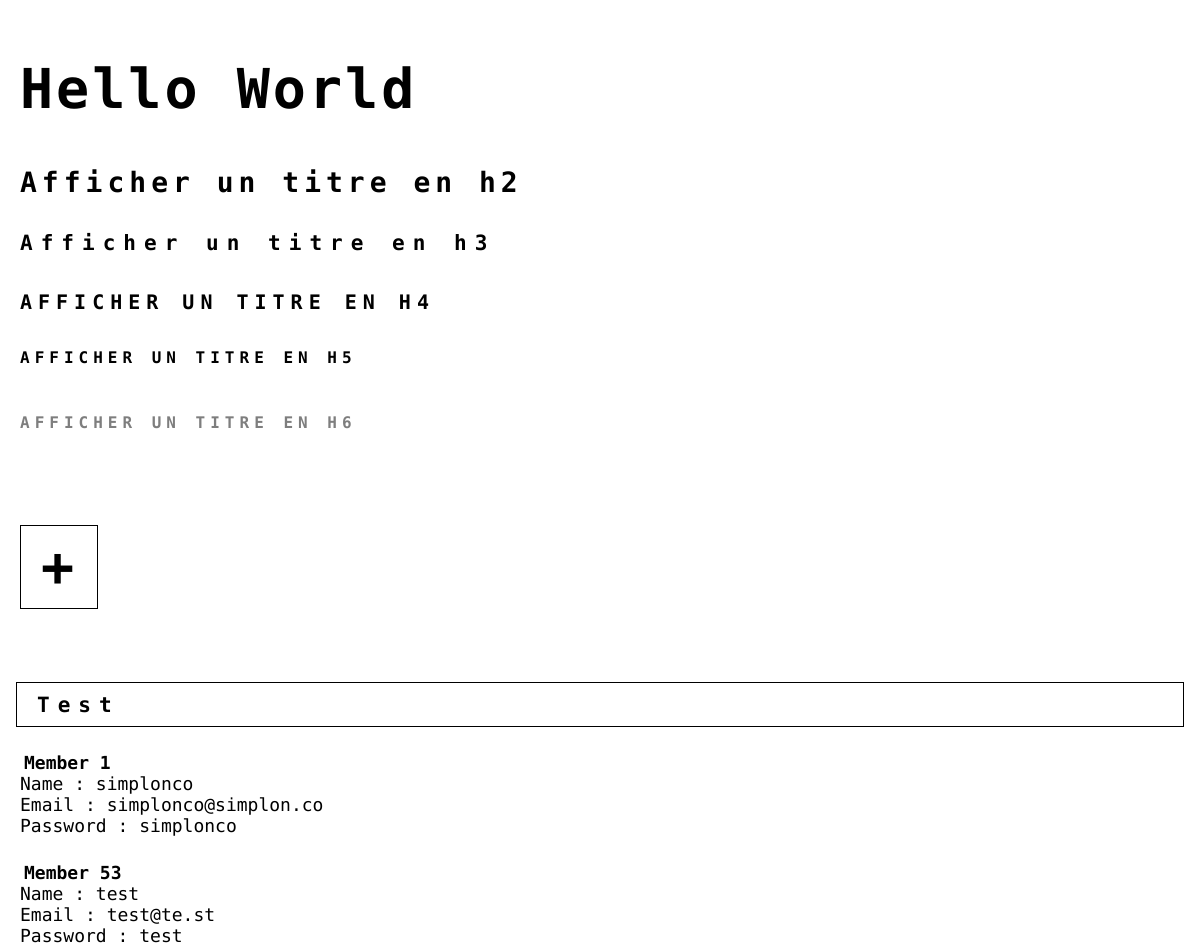
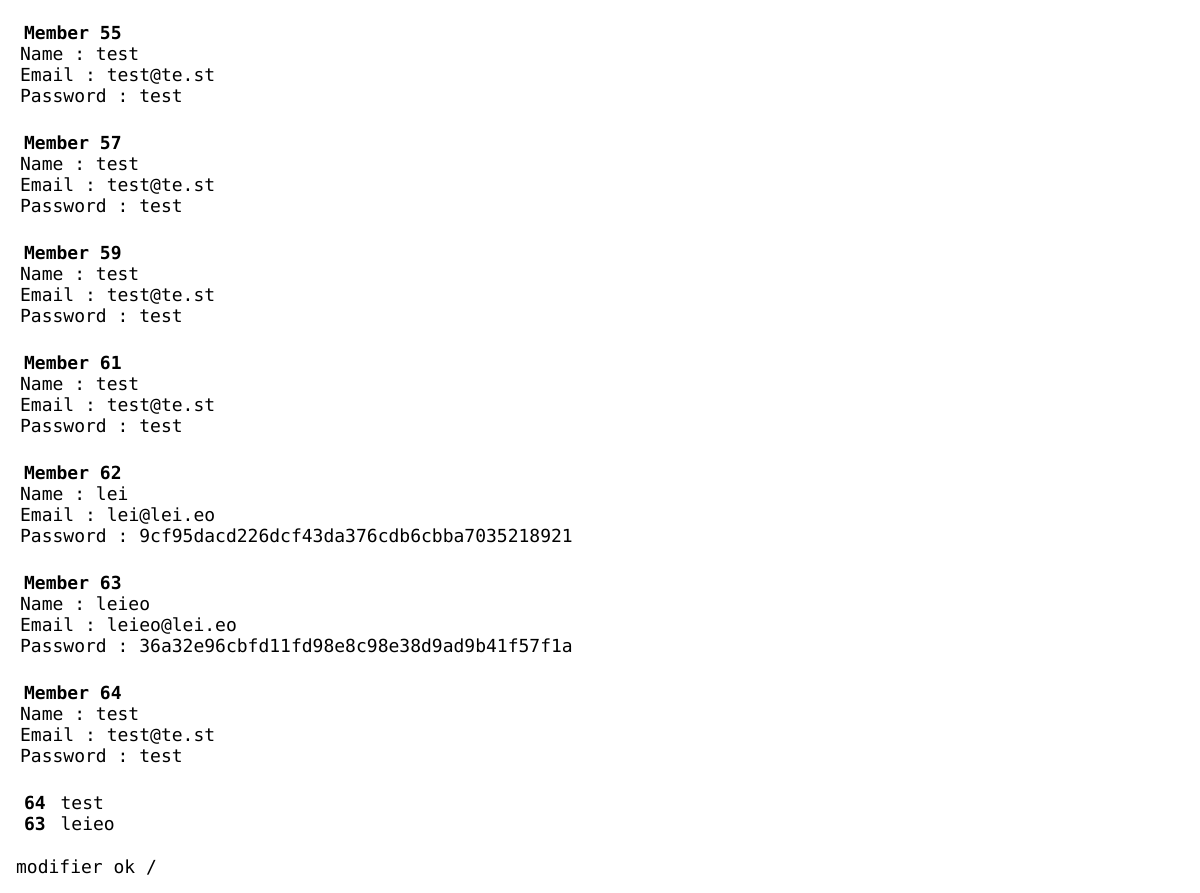
The app's page /style.php, older data (2 pictures, top to bottom).
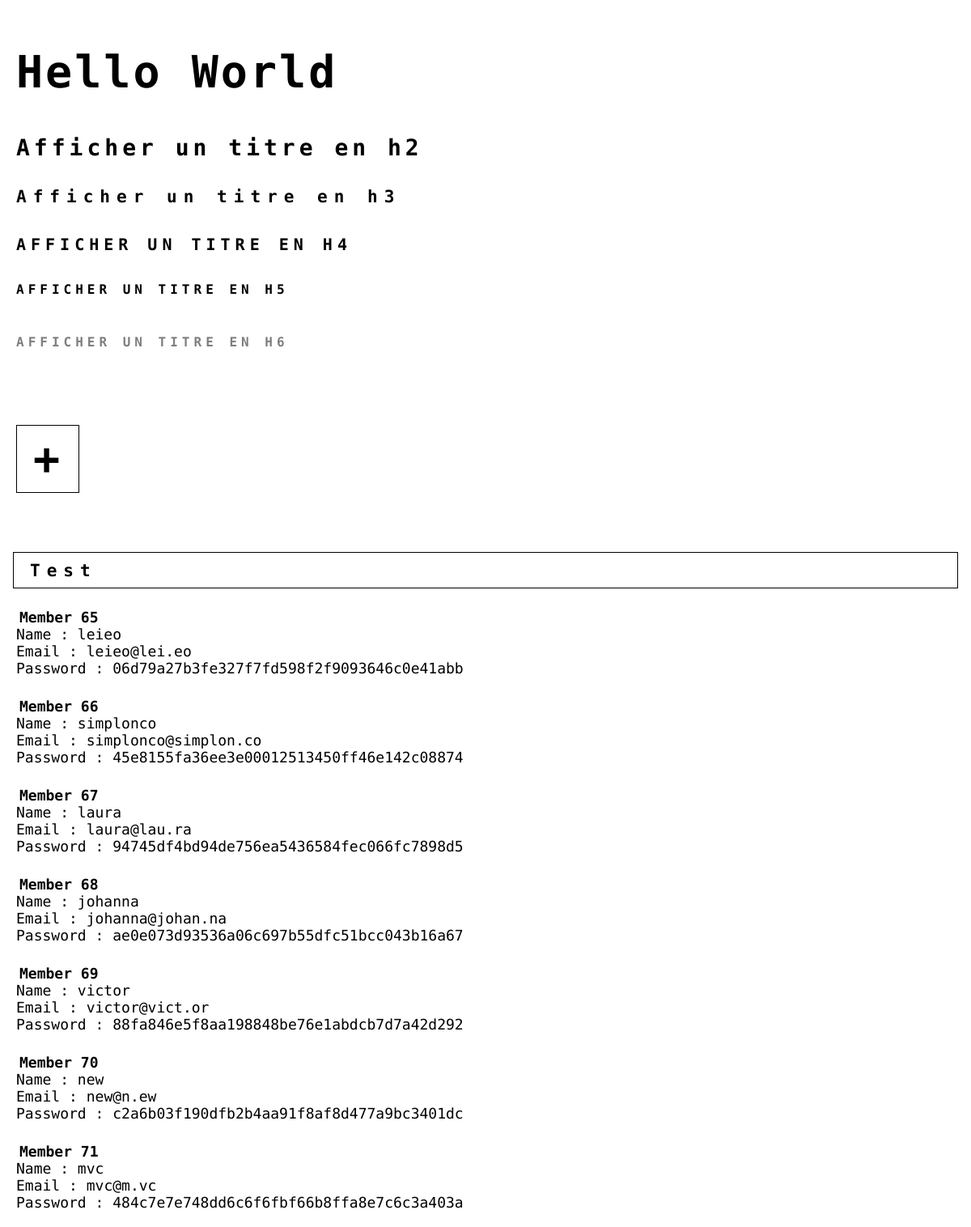
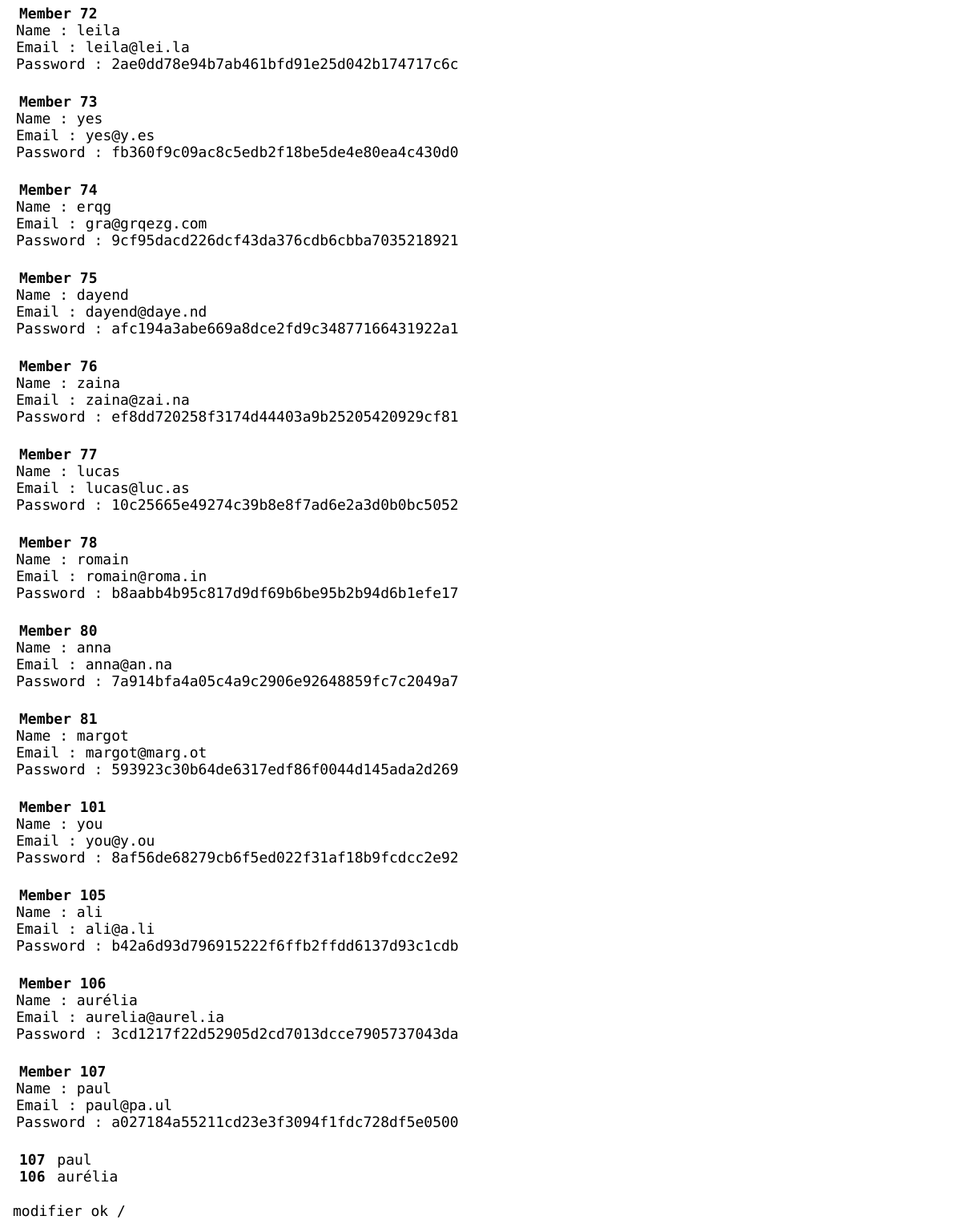
The same page, newer data (2 pictures, top to bottom).
### tables this page shows
CREATE TABLE `user` (
  `id` int(11) NOT NULL,
  `name` varchar(255) NOT NULL,
  `email` varchar(255) NOT NULL,
  `password` text NOT NULL,
  `created_at` timestamp NOT NULL DEFAULT CURRENT_TIMESTAMP
);

### style.php (the view, shortened to what this page needs)
<?php
try {
    $database = new PDO('mysql:host=localhost;dbname=mindmap; charset=utf8', 'root', 'simplonco');
}
catch(Exception $e) {
        die('Erreur : '.$e->getMessage());
}
?>
<!DOCTYPE html>
<html>
<head>
	<link rel="stylesheet" type="text/css" href="style.css">
</head>
<body>
	<h1><?php echo 'Hello World' ?></h1>
	<h2>Afficher un titre en h2</h2>
	<h3>Afficher un titre en h3</h3>
	<h4>Afficher un titre en h4</h4>
	<h5>Afficher un titre en h5</h5>
	<h6>Afficher un titre en h6</h6>
	<br/>
	<h1><span class="feature">+</span></h1>
	<br/>
	<h3 class="feature">Test</h3>
	<?php
	$query = $database->query('SELECT * FROM user');
	while ($data = $query->fetch()) {
	?>
	<p>
		<strong>Member <?php echo $data['id']; ?> </strong><br>
		Name : <?php echo $data['name']; ?> <br>
		Email : <?php echo $data['email']; ?> <br>
		Password : <?php echo $data['password']; ?>
	</p>
	<?php
	}
	$browse = $database->query('SELECT id, name FROM user ORDER BY id DESC LIMIT 0, 2');
	?>
	<p>
		<?php
			while ($username = $browse->fetch()) {
		?>
		<strong> <?php echo $username['id']; ?> </strong>
		<?php echo $username['name']; ?> <br>
		<?php
			}
		?>
	</p>
	<?php
	try {
		echo 'modifier ok / ';
	} catch(Exception $e) {
	        die('Erreur : '.$e->getMessage());
	}
	?>
</body>
</html>

Row changes from the older to the newer data that the page shows:
removed user: id "1", name "simplonco", email "simplonco@simplon.co", password "simplonco", shown under "Test"
removed user: id "53", name "test", email "test@te.st", password "test", shown under "Test"
removed user: id "55", name "test", email "test@te.st", password "test", shown under "Test"
removed user: id "57", name "test", email "test@te.st", password "test", shown under "Test"
removed user: id "59", name "test", email "test@te.st", password "test", shown under "Test"
removed user: id "61", name "test", email "test@te.st", password "test", shown under "Test"
removed user: id "62", name "lei", email "lei@lei.eo", password "9cf95dacd226dcf43da376cdb6cbba7035218921", shown under "Test"
removed user: id "63", name "leieo", email "leieo@lei.eo", password "36a32e96cbfd11fd98e8c98e38d9ad9b41f57f1a"
removed user: id "64", name "test", email "test@te.st", password "test"
added user: id "65", name "leieo", email "leieo@lei.eo", password "06d79a27b3fe327f7fd598f2f9093646c0e41abb", shown under "Test"
added user: id "66", name "simplonco", email "simplonco@simplon.co", password "45e8155fa36ee3e00012513450ff46e142c08874", shown under "Test"
added user: id "67", name "laura", email "laura@lau.ra", password "94745df4bd94de756ea5436584fec066fc7898d5", shown under "Test"
added user: id "68", name "johanna", email "johanna@johan.na", password "ae0e073d93536a06c697b55dfc51bcc043b16a67", shown under "Test"
added user: id "69", name "victor", email "victor@vict.or", password "88fa846e5f8aa198848be76e1abdcb7d7a42d292", shown under "Test"
added user: id "70", name "new", email "new@n.ew", password "c2a6b03f190dfb2b4aa91f8af8d477a9bc3401dc", shown under "Test"
added user: id "71", name "mvc", email "mvc@m.vc", password "484c7e7e748dd6c6f6fbf66b8ffa8e7c6c3a403a", shown under "Test"
added user: id "72", name "leila", email "leila@lei.la", password "2ae0dd78e94b7ab461bfd91e25d042b174717c6c", shown under "Test"
added user: id "73", name "yes", email "yes@y.es", password "fb360f9c09ac8c5edb2f18be5de4e80ea4c430d0", shown under "Test"
added user: id "74", name "erqg", email "gra@grqezg.com", password "9cf95dacd226dcf43da376cdb6cbba7035218921", shown under "Test"
added user: id "75", name "dayend", email "dayend@daye.nd", password "afc194a3abe669a8dce2fd9c34877166431922a1", shown under "Test"
added user: id "76", name "zaina", email "zaina@zai.na", password "ef8dd720258f3174d44403a9b25205420929cf81", shown under "Test"
added user: id "77", name "lucas", email "lucas@luc.as", password "10c25665e49274c39b8e8f7ad6e2a3d0b0bc5052", shown under "Test"
added user: id "78", name "romain", email "romain@roma.in", password "b8aabb4b95c817d9df69b6be95b2b94d6b1efe17", shown under "Test"
added user: id "80", name "anna", email "anna@an.na", password "7a914bfa4a05c4a9c2906e92648859fc7c2049a7", shown under "Test"
added user: id "81", name "margot", email "margot@marg.ot", password "593923c30b64de6317edf86f0044d145ada2d269", shown under "Test"
added user: id "101", name "you", email "you@y.ou", password "8af56de68279cb6f5ed022f31af18b9fcdcc2e92", shown under "Test"
added user: id "105", name "ali", email "ali@a.li", password "b42a6d93d796915222f6ffb2ffdd6137d93c1cdb", shown under "Test"
added user: id "106", name "aurélia", email "aurelia@aurel.ia", password "3cd1217f22d52905d2cd7013dcce7905737043da"
added user: id "107", name "paul", email "paul@pa.ul", password "a027184a55211cd23e3f3094f1fdc728df5e0500"
